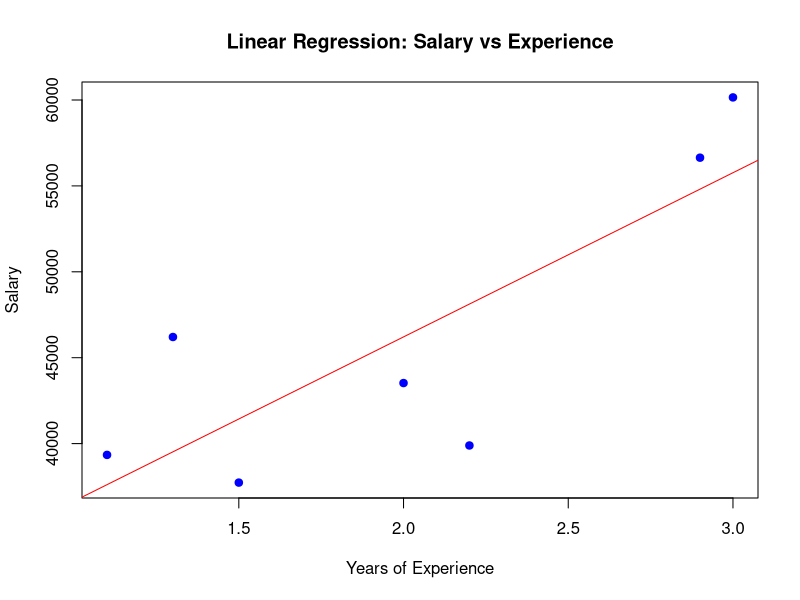

Recreate this plot in R.
# Creating the dataset
data <- data.frame(
  experience = c(1.1, 1.3, 1.5, 2.0, 2.2, 2.9, 3.0),
  salary = c(39343.00, 46205.00, 37731.00, 43525.00, 39891.00, 56642.00, 60150.00)
)

# View the data
print("Dataset:")
print(data)

# Implementing Linear Regression
# Linear model: Salary ~ Experience
model <- lm(salary ~ experience, data = data)

# Display the summary of the model
print("Linear Regression Model Summary:")
summary(model)

# Predicting the salary for a given experience (Example: 2.5 years of experience)
predicted_salary <- predict(model, newdata = data.frame(experience = 2.5))
print("Predicted Salary for 2.5 years of experience:")
print(predicted_salary)

# Plotting the data and the regression line
plot(data$experience, data$salary, main = "Linear Regression: Salary vs Experience", 
     xlab = "Years of Experience", ylab = "Salary", pch = 19, col = "blue")
abline(model, col = "red")
